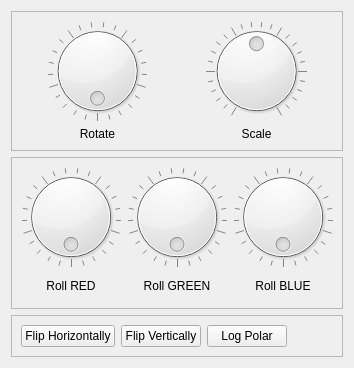
     <widget class="QWidget" name="affine">
      <attribute name="title">
       <string>Affine</string>
      </attribute>
      <layout class="QGridLayout" name="gridLayout_2">
       <item row="0" column="0">
        <widget class="QFrame" name="frame_6">
         <property name="frameShape">
          <enum>QFrame::StyledPanel</enum>
         </property>
         <property name="frameShadow">
          <enum>QFrame::Raised</enum>
         </property>
         <layout class="QGridLayout" name="gridLayout_3">
          <item row="0" column="1">
           <widget class="QDial" name="scale">
            <property name="sizePolicy">
             <sizepolicy hsizetype="Expanding" vsizetype="Expanding">
              <horstretch>0</horstretch>
              <verstretch>0</verstretch>
             </sizepolicy>
            </property>
            <property name="maximum">
             <number>100</number>
            </property>
            <property name="singleStep">
             <number>1</number>
            </property>
            <property name="value">
             <number>50</number>
            </property>
            <property name="notchesVisible">
             <bool>true</bool>
            </property>
           </widget>
          </item>
          <item row="0" column="0">
           <widget class="QDial" name="rotate">
            <property name="sizePolicy">
             <sizepolicy hsizetype="Expanding" vsizetype="Expanding">
              <horstretch>0</horstretch>
              <verstretch>0</verstretch>
             </sizepolicy>
            </property>
            <property name="maximum">
             <number>100</number>
            </property>
            <property name="singleStep">
             <number>1</number>
            </property>
            <property name="wrapping">
             <bool>true</bool>
            </property>
            <property name="notchesVisible">
             <bool>true</bool>
            </property>
           </widget>
          </item>
          <item row="1" column="1">
           <widget class="QLabel" name="label_6">
            <property name="text">
             <string>Scale</string>
            </property>
            <property name="alignment">
             <set>Qt::AlignCenter</set>
            </property>
           </widget>
          </item>
          <item row="1" column="0">
           <widget class="QLabel" name="label_3">
            <property name="text">
             <string>Rotate</string>
            </property>
            <property name="alignment">
             <set>Qt::AlignCenter</set>
            </property>
           </widget>
          </item>
         </layout>
        </widget>
       </item>
       <item row="1" column="0">
        <widget class="QFrame" name="frame_9">
         <property name="frameShape">
          <enum>QFrame::StyledPanel</enum>
         </property>
         <property name="frameShadow">
          <enum>QFrame::Raised</enum>
         </property>
         <layout class="QGridLayout" name="gridLayout_5">
          <item row="0" column="0">
           <widget class="QDial" name="roll_r">
            <property name="sizePolicy">
             <sizepolicy hsizetype="Expanding" vsizetype="Expanding">
              <horstretch>0</horstretch>
              <verstretch>0</verstretch>
             </sizepolicy>
            </property>
            <property name="maximum">
             <number>100</number>
            </property>
            <property name="singleStep">
             <number>1</number>
            </property>
            <property name="wrapping">
             <bool>true</bool>
            </property>
            <property name="notchesVisible">
             <bool>true</bool>
            </property>
           </widget>
          </item>
          <item row="1" column="0">
           <widget class="QPushButton" name="affine_reset">
            <property name="focusPolicy">
             <enum>Qt::NoFocus</enum>
            </property>
            <property name="autoFillBackground">
             <bool>false</bool>
            </property>
            <property name="styleSheet">
             <string notr="true">border-width: 4px;
border-radius: 4px;
border-color: black;
padding: 6px;</string>
            </property>
            <property name="text">
             <string>Roll RED</string>
            </property>
           </widget>
          </item>
          <item row="1" column="2">
           <widget class="QLabel" name="label_13">
            <property name="text">
             <string>Roll BLUE</string>
            </property>
            <property name="alignment">
             <set>Qt::AlignCenter</set>
            </property>
           </widget>
          </item>
          <item row="1" column="1">
           <widget class="QLabel" name="label_10">
            <property name="text">
             <string>Roll GREEN</string>
            </property>
            <property name="alignment">
             <set>Qt::AlignCenter</set>
            </property>
           </widget>
          </item>
          <item row="0" column="2">
           <widget class="QDial" name="roll_b">
            <property name="sizePolicy">
             <sizepolicy hsizetype="Expanding" vsizetype="Expanding">
              <horstretch>0</horstretch>
              <verstretch>0</verstretch>
             </sizepolicy>
            </property>
            <property name="maximum">
             <number>100</number>
            </property>
            <property name="singleStep">
             <number>1</number>
            </property>
            <property name="wrapping">
             <bool>true</bool>
            </property>
            <property name="notchesVisible">
             <bool>true</bool>
            </property>
           </widget>
          </item>
          <item row="0" column="1">
           <widget class="QDial" name="roll_g">
            <property name="sizePolicy">
             <sizepolicy hsizetype="Expanding" vsizetype="Expanding">
              <horstretch>0</horstretch>
              <verstretch>0</verstretch>
             </sizepolicy>
            </property>
            <property name="maximum">
             <number>100</number>
            </property>
            <property name="singleStep">
             <number>1</number>
            </property>
            <property name="wrapping">
             <bool>true</bool>
            </property>
            <property name="notchesVisible">
             <bool>true</bool>
            </property>
           </widget>
          </item>
         </layout>
        </widget>
       </item>
       <item row="2" column="0">
        <widget class="QFrame" name="frame_11">
         <property name="frameShape">
          <enum>QFrame::StyledPanel</enum>
         </property>
         <property name="frameShadow">
          <enum>QFrame::Raised</enum>
         </property>
         <layout class="QGridLayout" name="gridLayout_7">
          <item row="1" column="1">
           <widget class="QPushButton" name="flip_v">
            <property name="sizePolicy">
             <sizepolicy hsizetype="Expanding" vsizetype="Expanding">
              <horstretch>0</horstretch>
              <verstretch>0</verstretch>
             </sizepolicy>
            </property>
            <property name="text">
             <string>Flip Vertically</string>
            </property>
            <property name="checkable">
             <bool>true</bool>
            </property>
            <property name="flat">
             <bool>false</bool>
            </property>
           </widget>
          </item>
          <item row="1" column="0">
           <widget class="QPushButton" name="flip_h">
            <property name="sizePolicy">
             <sizepolicy hsizetype="Expanding" vsizetype="Expanding">
              <horstretch>0</horstretch>
              <verstretch>0</verstretch>
             </sizepolicy>
            </property>
            <property name="text">
             <string>Flip Horizontally</string>
            </property>
            <property name="checkable">
             <bool>true</bool>
            </property>
            <property name="flat">
             <bool>false</bool>
            </property>
           </widget>
          </item>
          <item row="1" column="3">
           <widget class="QPushButton" name="affinereset">
            <property name="sizePolicy">
             <sizepolicy hsizetype="Minimum" vsizetype="Minimum">
              <horstretch>0</horstretch>
              <verstretch>0</verstretch>
             </sizepolicy>
            </property>
            <property name="focusPolicy">
             <enum>Qt::NoFocus</enum>
            </property>
            <property name="autoFillBackground">
             <bool>false</bool>
            </property>
            <property name="styleSheet">
             <string notr="true"/>
            </property>
            <property name="text">
             <string/>
            </property>
            <property name="icon">
             <iconset theme="reset" resource="resources.qrc">
              <normaloff>:/images/rotate_right-512.png</normaloff>
              <normalon>:/images/rotate_right-512.png</normalon>
              <activeoff>:/images/rotate_right-512.png</activeoff>
              <activeon>:/images/rotate_right-512.png</activeon>
              <selectedoff>:/images/rotate_right-512.png</selectedoff>
              <selectedon>:/images/rotate_right-512.png</selectedon>:/images/rotate_right-512.png</iconset>
            </property>
            <property name="iconSize">
             <size>
              <width>40</width>
              <height>40</height>
             </size>
            </property>
            <property name="checkable">
             <bool>false</bool>
            </property>
            <property name="flat">
             <bool>true</bool>
            </property>
           </widget>
          </item>
          <item row="1" column="2">
           <widget class="QPushButton" name="logpolar">
            <property name="sizePolicy">
             <sizepolicy hsizetype="Expanding" vsizetype="Expanding">
              <horstretch>0</horstretch>
              <verstretch>0</verstretch>
             </sizepolicy>
            </property>
            <property name="text">
             <string>Log Polar</string>
            </property>
            <property name="checkable">
             <bool>true</bool>
            </property>
           </widget>
          </item>
         </layout>
        </widget>
       </item>
      </layout>
     </widget>
